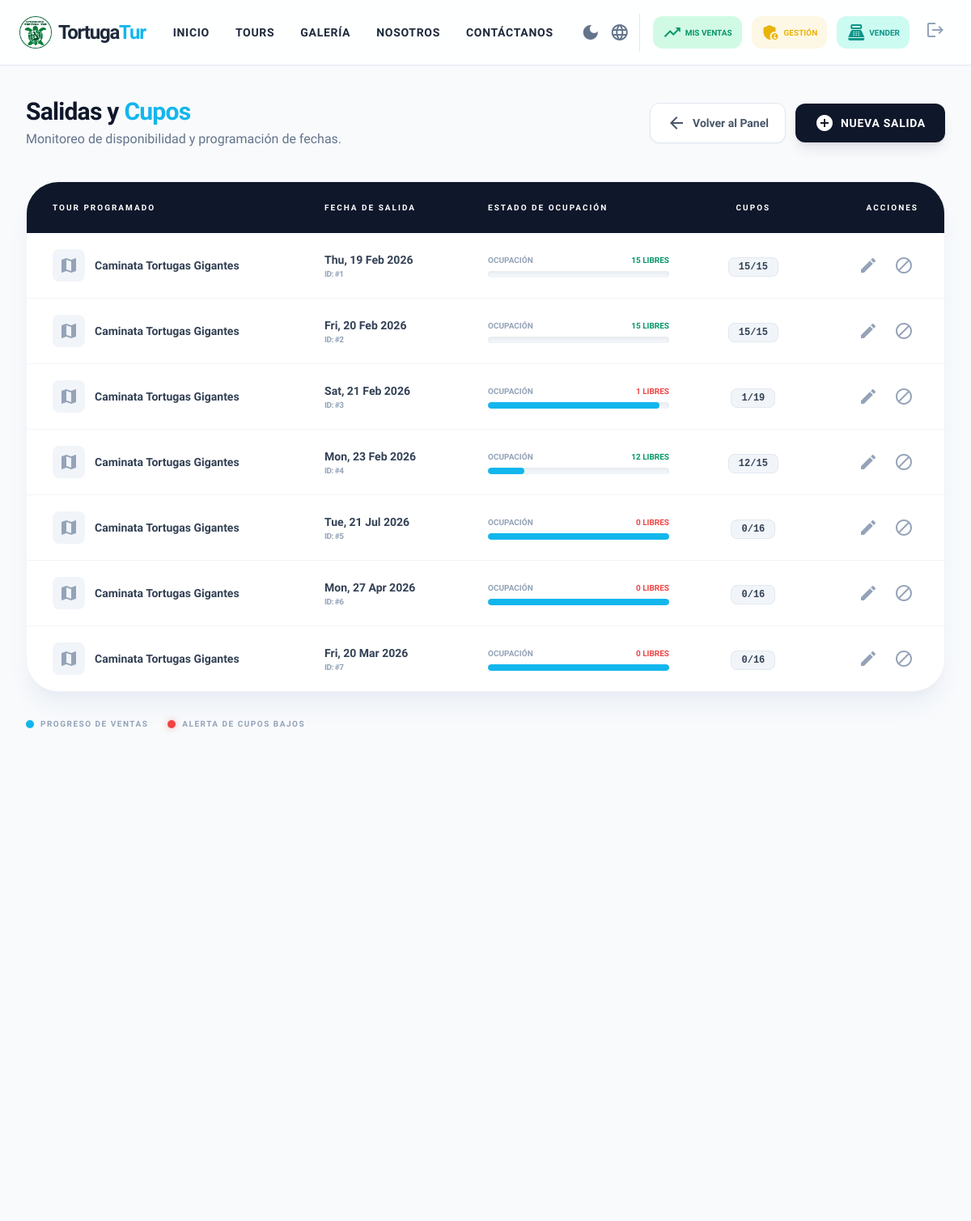
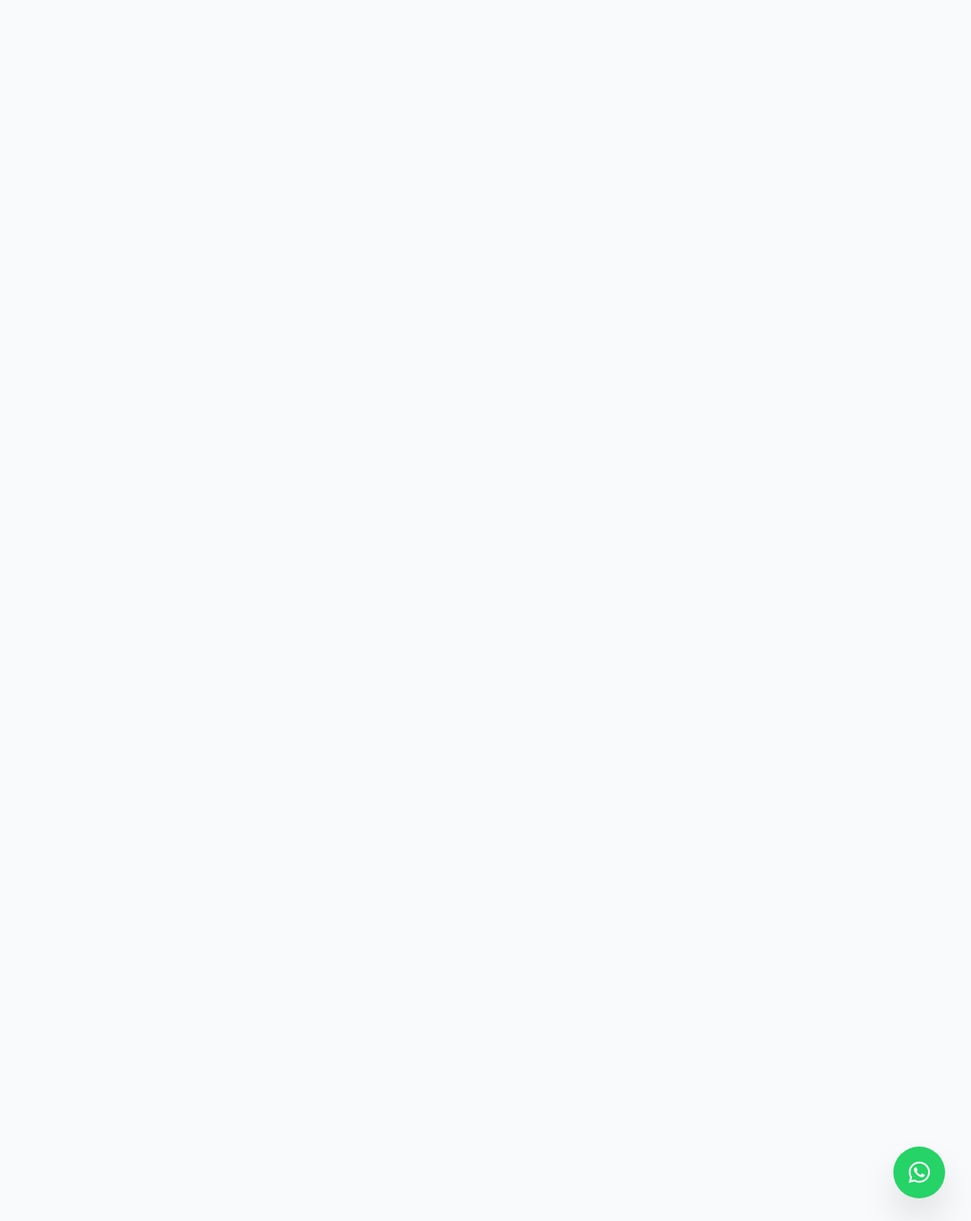
Page /panel/salidas/ (signed in) on the committed database (2 pictures, top to bottom).
### core/models.py (models this page shows, shortened)
class SalidaTour(models.Model):
    tour = models.ForeignKey(Tour, on_delete=models.CASCADE, related_name="salidas")
    fecha = models.DateField()
    hora = models.TimeField(null=True, blank=True)
    cupo_maximo = models.PositiveIntegerField()
    cupos_disponibles = models.PositiveIntegerField()
    creado_por = models.ForeignKey(User, on_delete=models.SET_NULL, null=True, blank=True, related_name="salidas_creadas")

class Tour(models.Model):
    nombre = models.CharField(max_length=150)
    destino = models.ForeignKey(Destino, on_delete=models.CASCADE, related_name="tours")
    descripcion = models.TextField()
    precio = models.DecimalField(max_digits=8, decimal_places=2)
    precio_adulto = models.DecimalField(max_digits=8, decimal_places=2, default=0, blank=True)
    precio_nino = models.DecimalField(max_digits=8, decimal_places=2, default=0, blank=True)
    lemonsqueezy_variant_id = models.CharField(max_length=50, blank=True, default="")
    cupo_maximo = models.PositiveIntegerField(default=15)
    cupos_disponibles = models.PositiveIntegerField(default=15)

### core/views.py (the view)
# urls.py: path("panel/salidas/", views.admin_salidas, name="admin_salidas"),
@login_required
@user_passes_test(es_admin_o_secretaria)
def admin_salidas(request):
    salidas = SalidaTour.objects.select_related("tour").all()
    return render(request, "core/panel/salidas.html", {"salidas": salidas})

### core/context_processors.py (called while the page is built)
def whatsapp_number(request):
    return {"WHATSAPP_NUMBER": getattr(settings, "WHATSAPP_NUMBER", "")}

### core/views.py (called while the page is built)
def es_admin_o_secretaria(user):
    return user.is_staff or user.is_superuser or (user.is_authenticated and user.groups.filter(name="secretaria").exists())

### core/templates/core/panel/salidas.html (shortened to what this page needs)
{% extends "core/base.html" %}
{% block content %}
<div class="bg-slate-50 min-h-screen py-10">
    <div class="max-w-7xl mx-auto px-4 sm:px-6 lg:px-8">
        <div class="flex flex-col md:flex-row justify-between items-start md:items-center mb-10 gap-4">
            <div>
                <h1 class="text-3xl font-black text-slate-900 tracking-tight">Salidas y <span class="text-primary">Cupos</span></h1>
                <p class="text-slate-500 mt-1">Monitoreo de disponibilidad y programación de fechas.</p>
            </div>
            <div class="flex items-center gap-3">
                <a href="{% url 'panel_admin' %}"
                   class="inline-flex items-center gap-2 px-5 py-3 rounded-xl bg-white border border-slate-200 text-slate-600 hover:text-primary hover:border-primary/30 transition-all duration-300 font-bold text-sm shadow-sm">
                    <span class="material-icons text-base">arrow_back</span>
                    Volver al Panel
                </a>
                <a href="{% url 'crear_salida' %}" class="bg-slate-900 hover:bg-primary text-white px-6 py-3 rounded-xl font-bold transition shadow-lg shadow-slate-900/10 flex items-center gap-2 text-sm uppercase tracking-wider">
                    <span class="material-icons">add_circle</span> Nueva Salida
                </a>
            </div>
        </div>
        <div class="bg-white rounded-[2.5rem] shadow-xl shadow-slate-200/60 border border-slate-100 overflow-hidden">
            <div class="overflow-x-auto">
                <table class="w-full text-left border-collapse">
                    <thead>
                        <tr class="bg-slate-900 text-white text-[10px] uppercase tracking-[0.2em]">
                            <th class="px-8 py-6">Tour Programado</th>
                            <th class="px-8 py-6">Fecha de Salida</th>
                            <th class="px-8 py-6">Estado de Ocupación</th>
                            <th class="px-8 py-6 text-center">Cupos</th>
                            <th class="px-8 py-6 text-right">Acciones</th>
                        </tr>
                    </thead>
                    <tbody class="divide-y divide-slate-100">
                        {% for s in salidas %}
                        <tr class="group hover:bg-slate-50/80 transition-all duration-300">
                            <td class="px-8 py-5">
                                <div class="flex items-center gap-3">
                                    <div class="w-10 h-10 rounded-lg bg-slate-100 flex items-center justify-center text-slate-400 group-hover:bg-primary/10 group-hover:text-primary transition-all">
                                        <span class="material-icons">map</span>
                                    </div>
                                    <span class="text-slate-700 font-bold text-sm">{{ s.tour.nombre }}</span>
                                </div>
                            </td>
                            <td class="px-8 py-5">
                                <div class="flex flex-col">
                                    <span class="text-slate-700 font-bold text-sm">{{ s.fecha|date:"D, d M Y" }}</span>
                                    <span class="text-slate-400 text-[10px] font-black uppercase tracking-tighter">ID: #{{ s.id }}</span>
                                </div>
                            </td>
                            <td class="px-8 py-5 w-72">
                                <div class="flex flex-col gap-1.5">
                                    <div class="flex justify-between text-[10px] font-black uppercase">
                                        <span class="text-slate-400">Ocupación</span>
                                        <span class="{% if s.cupos_disponibles < 5 %}text-red-500 animate-pulse{% else %}text-emerald-600{% endif %}">
                                            {{ s.cupos_disponibles }} Libres
                                        </span>
                                    </div>
                                    <div class="w-full bg-slate-100 rounded-full h-2 overflow-hidden shadow-inner">
                                        <div class="bg-primary h-full rounded-full transition-all duration-1000"
                                             style="width: calc((({{ s.cupo_maximo }} - {{ s.cupos_disponibles }}) / {{ s.cupo_maximo }}) * 100%)">
                                        </div>
                                    </div>
                                </div>
                            </td>
                            <td class="px-8 py-5 text-center">
                                <span class="bg-slate-100 text-slate-700 px-3 py-1 rounded-lg font-mono text-xs font-bold border border-slate-200">
                                    {{ s.cupos_disponibles }}/{{ s.cupo_maximo }}
                                </span>
                            </td>
                            <td class="px-8 py-5 text-right">
                                <div class="flex justify-end gap-2">
                                    <a href="{% url 'editar_salida' s.id %}" class="w-9 h-9 flex items-center justify-center text-slate-400 hover:text-blue-600 hover:bg-blue-50 rounded-xl transition-all" title="Editar Salida">
                                        <span class="material-icons text-xl">edit</span>
                                    </a>
                                    <button class="w-9 h-9 flex items-center justify-center text-slate-400 hover:text-red-500 hover:bg-red-50 rounded-xl transition-all" title="Cerrar Salida">
                                        <span class="material-icons text-xl">block</span>
                                    </button>
                                </div>
                            </td>
                        </tr>
                        {% endfor %}
                    </tbody>
                </table>
            </div>
        </div>
        <div class="mt-8 flex gap-6 text-[10px] font-black text-slate-400 uppercase tracking-[0.15em]">
            <div class="flex items-center gap-2">
                <span class="w-2.5 h-2.5 rounded-full bg-primary"></span> Progreso de Ventas
            </div>
            <div class="flex items-center gap-2">
                <span class="w-2.5 h-2.5 rounded-full bg-red-500 shadow-[0_0_8px_rgba(239,68,68,0.4)]"></span> Alerta de cupos bajos
            </div>
        </div>
    </div>
</div>
{% endblock %}

### core/templates/core/base.html (shortened to what this page needs)
{% load static %}
<!DOCTYPE html>
<html lang="es" class="">
<head>
    <script src="https://cdn.tailwindcss.com?plugins=forms,container-queries"></script>
    <link rel="stylesheet" href="https://cdnjs.cloudflare.com/ajax/libs/font-awesome/6.4.2/css/all.min.css">
</head>
<body
    class="bg-background-light dark:bg-slate-900 text-slate-800 dark:text-slate-200 font-display flex flex-col min-h-screen transition-colors duration-300">
    <nav
        class="fixed w-full z-50 bg-white/90 dark:bg-slate-900/90 backdrop-blur border-b border-slate-200 dark:border-slate-800 transition-colors duration-300">
        <div class="max-w-7xl mx-auto px-6 h-20 flex justify-between items-center">
            <a href="{% url 'home' %}" class="flex items-center gap-2 notranslate" translate="no">
                <img src="{% static 'icon/logo.png' %}" alt="TortugaTur Logo" class="h-10 w-auto object-contain">
                <span class="font-bold text-xl md:text-2xl tracking-tighter whitespace-nowrap">Tortuga<span
                        class="text-primary">Tur</span></span>
            </a>
            <div class="hidden lg:flex gap-8 font-bold text-sm uppercase tracking-wider">
                <a href="{% url 'home' %}" class="hover:text-primary transition">Inicio</a>
                <a href="{% url 'tours' %}" class="hover:text-primary transition">Tours</a>
                <a href="{% url 'galeria' %}" class="hover:text-primary transition">Galería</a>
                <a href="{% url 'nosotros' %}" class="hover:text-primary transition">Nosotros</a>
                <a href="{% url 'contacto' %}" class="hover:text-primary transition">Contáctanos</a>
            </div>
            <div class="flex items-center gap-3">
                <button onclick="toggleDarkMode()"
                    class="flex items-center text-slate-500 hover:text-primary dark:text-slate-400 dark:hover:text-primary transition-colors focus:outline-none cursor-pointer">
                    <span id="dark-mode-icon" class="material-icons text-[24px]">light_mode</span>
                </button>
                <div class="relative flex items-center h-full">
                    <button type="button" onclick="toggleLangMenu()"
                        class="flex items-center text-slate-500 hover:text-primary dark:text-slate-400 dark:hover:text-primary transition-colors focus:outline-none cursor-pointer">
                        <span class="material-icons text-[24px]">language</span>
                    </button>
                </div>
                {% if user.is_authenticated %}
                <div class="hidden lg:flex items-center gap-3 border-l pl-4 border-slate-200 dark:border-slate-700">
                    {% for group in user.groups.all %}
                    {% if group.name == 'secretaria' %}
                    <a href="{% url 'perfil_admin' %}"
                        class="flex items-center gap-1 bg-emerald-100 dark:bg-emerald-900 text-emerald-600 hover:text-white hover:bg-emerald-600 px-3 py-2 rounded-xl transition-all group"
                        title="Mis Ventas">
                        <span class="material-icons text-xl">trending_up</span>
                        <span class="text-[10px] font-black uppercase hidden lg:block">Mis Ventas</span>
                    </a>
                    <a href="{% url 'panel_admin' %}"
                        class="flex items-center gap-1 bg-secondary/10 text-secondary px-3 py-2 rounded-xl hover:bg-secondary hover:text-white transition-all group"
                        title="Panel de Control">
                        <span class="material-icons text-xl">admin_panel_settings</span>
                        <span class="text-[10px] font-black uppercase hidden lg:block">Gestión</span>
                    </a>
                    <a href="{% url 'secretaria_reservar' %}"
                        class="flex items-center gap-1 bg-teal-100 dark:bg-teal-900 text-teal-600 hover:text-white hover:bg-teal-600 px-3 py-2 rounded-xl transition-all group"
                        title="Ventas">
                        <span class="material-icons text-xl">point_of_sale</span>
                        <span class="text-[10px] font-black uppercase hidden lg:block">Vender</span>
                    </a>
                    {% endif %}
                    {% endfor %}
                    <form action="{% url 'logout' %}" method="post" class="inline">
                        <button type="submit" class="p-2 text-slate-400 hover:text-red-500 transition"
                            title="Cerrar Sesión">
                            <span class="material-icons">logout</span>
                        </button>
                    </form>
                </div>
                {% endif %}
            </div>
        </div>
    </nav>
    <main class="pt-20 flex-grow">
        {% block content %}{% endblock %}
    </main>
    <a href="https://wa.me/5930939833971" target="_blank" id="whatsapp-btn-dynamic"
        class="fixed bottom-8 right-8 z-[60] flex items-center justify-center w-16 h-16 bg-[#25D366] text-white rounded-full shadow-2xl hover:scale-110 transition-all group">
        <i class="fa-brands fa-whatsapp text-3xl"></i>
    </a>
</body>
</html>

### core/templates/core/panel/salidas.html (style rules this page uses)
:root { --primary-color: #13B6EC; }
.text-primary { color: var(--primary-color); }
.bg-primary { background-color: var(--primary-color); }

### core/templates/core/base.html (style rules this page uses)
html { top: 0 !important; margin-top: 0 !important; }
body { top: 0px !important; margin-top: 0 !important; position: static !important; }

### rows in the picture
SalidaTour: tour.nombre "Caminata Tortugas Gigantes", fecha "Thu, 19 Feb 2026", id "1", cupos_disponibles "15", cupo_maximo "15"
SalidaTour: tour.nombre "Caminata Tortugas Gigantes", fecha "Fri, 20 Feb 2026", id "2", cupos_disponibles "15", cupo_maximo "15"
SalidaTour: tour.nombre "Caminata Tortugas Gigantes", fecha "Sat, 21 Feb 2026", id "3", cupos_disponibles "1", cupo_maximo "19"
SalidaTour: tour.nombre "Caminata Tortugas Gigantes", fecha "Mon, 23 Feb 2026", id "4", cupos_disponibles "12", cupo_maximo "15"
SalidaTour: tour.nombre "Caminata Tortugas Gigantes", fecha "Tue, 21 Jul 2026", id "5", cupos_disponibles "0", cupo_maximo "16"
SalidaTour: tour.nombre "Caminata Tortugas Gigantes", fecha "Mon, 27 Apr 2026", id "6", cupos_disponibles "0", cupo_maximo "16"
SalidaTour: tour.nombre "Caminata Tortugas Gigantes", fecha "Fri, 20 Mar 2026", id "7", cupos_disponibles "0", cupo_maximo "16"
